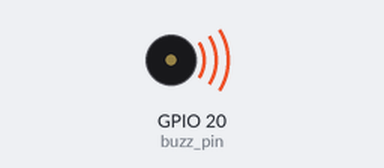
Recording of a program running on a simulated Raspberry Pi (BCM pin numbers). On the bench: buzzer (waves = sounding, pin HIGH). What the program prints to the terminal is not drawn.

Above: at 0.1 s.
Timing chart, 0 to 3.0 s (numbered marks = the images above):
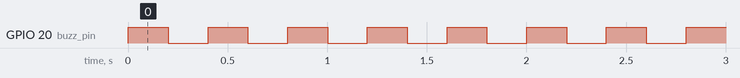

The program:

ky-012.py
```python
"""ky-012.py - demo script for KY-012 GPIO circuit - an active buzzer.
See ky-012.md for details.
Press Ctrl+c to exit.
"""

import RPi.GPIO as GPIO
import time

print (__doc__)

buzz_pin = 20

GPIO.setmode(GPIO.BCM)
GPIO.setup(buzz_pin, GPIO.OUT)

try:
  while True:
    GPIO.output(buzz_pin, True)
    time.sleep(0.2)
    GPIO.output(buzz_pin, False)
    time.sleep(0.2)

except KeyboardInterrupt:
  GPIO.cleanup()

except Exception as e:
  print (str(e))
  GPIO.cleanup()
```

Measured:
- by itself, GPIO 20 (buzz_pin): alternates HIGH for 0.20 s and LOW for 0.20 s
